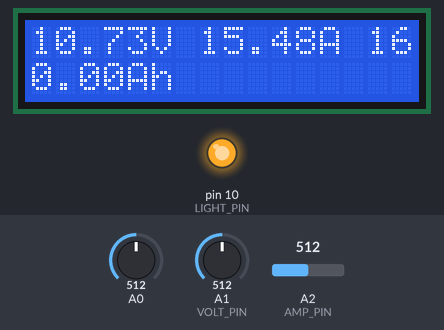
Recording of a sketch running on a simulated Arduino Uno, built with avr-gcc and run on an emulated ATmega328P. Shown: 16×2 character LCD, output pins drawn as LEDs (lit = HIGH). The test bench sets the inputs (shaded band); at power-on: A2 (AMP_PIN) = 512, A0 = 512, A1 (VOLT_PIN) = 512. What the sketch prints to the serial monitor is not drawn.

Above: at 1.2 s.
1.3 s: A2 (AMP_PIN) set to 107
At 2.8 s:
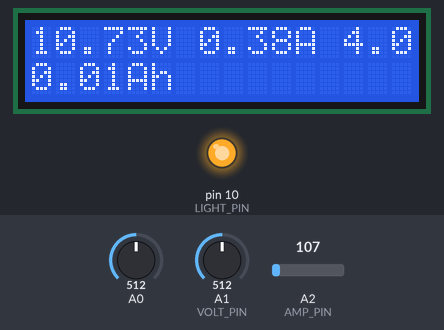
2.9 s: A2 (AMP_PIN) set to 94
At 4.3 s:
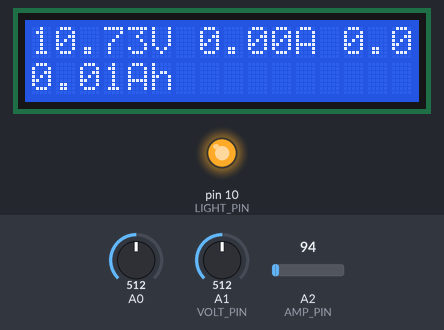
4.5 s: A0 set to 395
6.0 s: A0 set to 372
At 6.5 s:
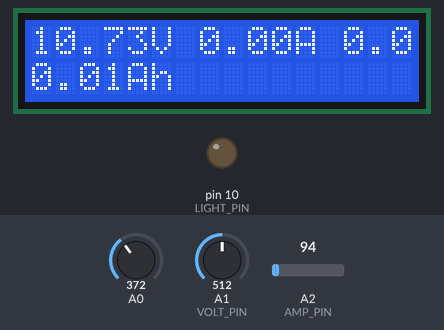
7.5 s: A1 (VOLT_PIN) set to 107
At 8.8 s:
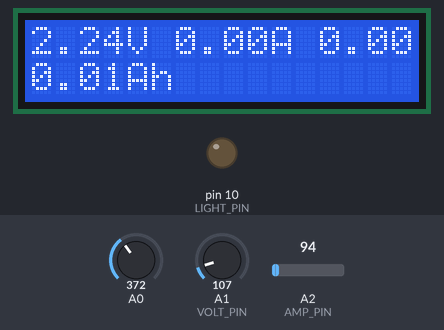
9.0 s: A1 (VOLT_PIN) set to 94
At 10.6 s:
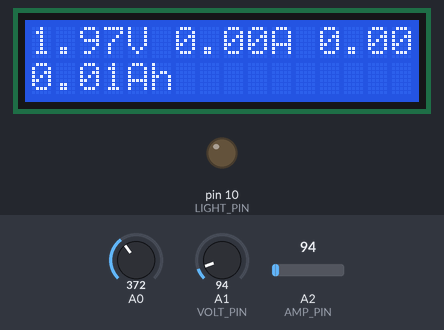
Timing chart, 0 to 11.5 s (numbered marks = the images above; inputs shaded):
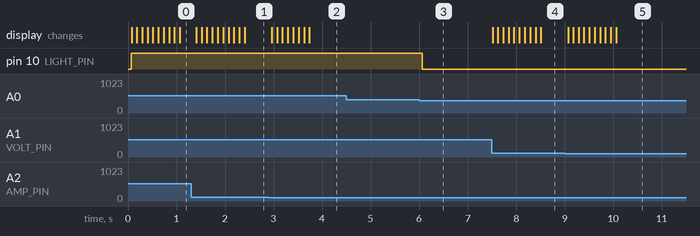

The sketch:

BattMonitor3.ino
```cpp
/*************************************************************************************
 *
 * Based on the LCDButton test sketch but modified to read up to 21V on pin A1
 * v1 based on Voltmeter v4.1
 *    add voltage calibration against internal Vcc
 *    add code for current ACS715 sensor and calibrate
 * v2 calculate power
 * v3 calculate amp hours
 *
 **************************************************************************************/

#include <LiquidCrystal.h>

LiquidCrystal lcd(8, 9, 4, 5, 6, 7);           // select the pins used on the LCD panel
const int LIGHT_PIN = 10; // pin 10 controls the backlight

// define some values used by the panel and buttons
int lcd_key     = 0;
int adc_key_in  = 0;
boolean lightOn = true;  // keep track of whether the LCD light is on or off

#define btnRIGHT  0
#define btnUP     1
#define btnDOWN   2
#define btnLEFT   3
#define btnSELECT 4
#define btnNONE   5

int read_LCD_buttons(){               // read the buttons
  adc_key_in = analogRead(0);       // read the value from the sensor

  // my buttons when read are centered at these valies: 0, 144, 329, 504, 741
  // we add approx 50 to those values and check to see if we are close
  // We make this the 1st option for speed reasons since it will be the most likely result

  if (adc_key_in > 1000) return btnNONE;

  // For V1.1 us this threshold
  /*
    if (adc_key_in < 50)   return btnRIGHT;
   if (adc_key_in < 250)  return btnUP;
   if (adc_key_in < 450)  return btnDOWN;
   if (adc_key_in < 650)  return btnLEFT;
   if (adc_key_in < 850)  return btnSELECT;
   */

  // For V1.0 comment the other threshold and use the one below:
  if (adc_key_in < 50)   return btnRIGHT;
  if (adc_key_in < 195)  return btnUP;
  if (adc_key_in < 380)  return btnDOWN;
  if (adc_key_in < 555)  return btnLEFT;
  if (adc_key_in < 790)  return btnSELECT;

  return btnNONE;                // when all others fail, return this.
}

const int SAMPLE_DELAY = 100; // millisec delay between samples

const int VOLT_PIN = 1;  // Analog volt read pin
//const float VOLT_CALIBRATION = 0.993; // calibration factor for correcting voltage around the 12-13V range
const float VOLT_CALIBRATION = 1.0; // calibration factor for correcting voltage around the 12-13V range
const int NUM_VOLT_READINGS = 10; // number of volt readings to average over

const int AMP_PIN = 2;  // Analog amp read pin
const int NUM_AMP_READINGS = 10; // number of amp readings to average over


int voltReadings[NUM_VOLT_READINGS]; // array to hold volt readings
int voltIndex = 0; // index of the current reading
int voltTotal = 0; // total of all the volt readings
float voltAverage = 0.0; // average volt reading
double Vcc; // internal Vcc

int ampReadings[NUM_AMP_READINGS]; // array to hold amp readings
int ampIndex = 0; // index of the current reading
int ampTotal = 0; // total of all the amp readings
float ampAverage = 0; // average amp reading from the pin
float amps = 0; // calibrated amps value

float watts = 0;

int sampleCount = 0; // number of samples since startup
float secsElapsed = 0.0; // number of secs since startup
float totalAmps = 0.0; // total amps over all samples
float averageAmps = 0.0; // average amps over all samples
float ampHours = 0.0; // this is the total amp hours flowed since startup

// Variables for voltage divider
float denominator;
// actual resistor values for voltage divider, measured by multimeter
int resistor1 = 14890; // nominal 15000
int resistor2 = 4610; // nominal 4700;

// function to read internall Vcc
long readVcc() {
  long result;
  ADMUX = _BV(REFS0)  | _BV(MUX3) | _BV(MUX2) | _BV(MUX1);
  delay(2);
  ADCSRA |= _BV(ADSC); //convert
  while (bit_is_set(ADCSRA,ADSC));
  result = ADCL;
  result |= ADCH <<8;
//  result = 1125300L / result;  // assumes exactly 1.1V ref
  result = 1141609L / result; // acutal measurement of Vcc was 4.9 vs 4.83 from 1125300 value
  return result;
}

void setup(){
  Serial.begin(9600);
  analogReference(DEFAULT);

  //  Convert resistor values to division value
  //  R2 / (R1 + R2)
  denominator = (float)resistor2 / (resistor1 + resistor2);

  // initialise the volt readings to 0
  for ( int thisReading = 0; thisReading < NUM_VOLT_READINGS; thisReading++ ) {
    voltReadings[thisReading] = 0;
  }

  // initialise the amp readings to 0
  for ( int thisReading = 0; thisReading < NUM_AMP_READINGS; thisReading++ ) {
    ampReadings[thisReading] = 0;
  }

  lcd.begin(16, 2);               // start the library
  lcd.setCursor(0,0);             // set the LCD cursor   position
//  lcd.print("BattMon v3");   // print title message

}

void loop(){
  lcd_key = read_LCD_buttons();   // read the buttons

    switch (lcd_key) {               // depending on which button was pushed, we perform an action

  case btnRIGHT:
    {             //  push button "RIGHT" and show the word on the screen
      break;
    }
  case btnLEFT:
    {
      break;
    }
  case btnUP:
    {
      lightOn = true;  // turn backlight on
      break;
    }
  case btnDOWN:
    {
      lightOn = false;  // turn backlight off
      break;
    }
  case btnSELECT:
    {
      break;
    }
  case btnNONE:
    {
      break;
    }
  }
  if ( lightOn ) {
    analogWrite(LIGHT_PIN,255); // turn light on
  }
  else {
    analogWrite(LIGHT_PIN,0); // turn light off
  }

  lcd.setCursor(0,0);             // move to the begining of the first line

  // do the voltage readings and average calculation
  voltTotal -= voltReadings[voltIndex]; // subtract the last volt reading
  voltReadings[voltIndex] = analogRead(VOLT_PIN); // read the volt pin into index location
  voltTotal += voltReadings[voltIndex]; // add the new volt reading to the total
  voltIndex++; // increment the volt index
  // reset the volt index if at the end of the array
  if ( voltIndex >= NUM_VOLT_READINGS ) {
    voltIndex = 0;
  }

  voltAverage = voltTotal / NUM_VOLT_READINGS; // calculate the average

//  Serial.print("pin value=");
  Serial.print(voltAverage);
  Serial.print(" " );

  // Convert to actual voltage (0 - 5 Vdc)
  Vcc = readVcc() / 1000.0; // read internal Vcc
  voltAverage = (voltAverage / 1024.0) * Vcc; // scale to 0 - 5 V range
//  voltAverage = (voltAverage / 1024.0) * 5.0; // scale to 0 - 5 V range

  // print pin voltage
//  lcd.print(voltAverage);
//  lcd.print(" ");

//  Serial.print(" pin voltage=");
  Serial.print(voltAverage);
  Serial.print("V ");


  //Convert to voltage before divider
  //  Divide by divider = multiply
  //  Divide by 1/5 = multiply by 5
  voltAverage = voltAverage / denominator * VOLT_CALIBRATION;

//  Serial.print(" divided voltage=");
  Serial.print(voltAverage);
  Serial.print("V ");


  // print divided voltage
  lcd.print(voltAverage);
  lcd.print("V ");


  // do the amp readings and average calculation
  ampTotal -= ampReadings[ampIndex]; // subtract the last volt reading
  ampReadings[ampIndex] = analogRead(AMP_PIN); // read the volt pin into index location
  ampTotal += ampReadings[ampIndex]; // add the new volt reading to the total
  ampIndex++; // increment the volt index
  // reset the volt index if at the end of the array
  if ( ampIndex >= NUM_AMP_READINGS ) {
    ampIndex = 0;
  }

  ampAverage = ampTotal / NUM_AMP_READINGS; // calculate the average

  // calculate the amp value from the sensor as follows:
  /* The ACS715 sensor outputs about 100 at rest. Analog read produces a value of 0-1023, equating to 0v to 5v.
     ((long)sensorValue * 5000 / 1024) is the voltage on the sensor's output in millivolts.
     There's a 500mv offset to subtract. The unit produces 133mv per amp of current.*/
//  amps = (((float)ampAverage * 5000.0 / 1024.0) - 500.0 ) / 133.0; // * 1000.0;
  amps = (((float)ampAverage * Vcc * 1000.0 / 1023.0) - 480.0 ) / 133.0;
  if(amps<0) {
    amps=0.0;
  }

  Serial.print( amps );
  Serial.print( "A ");

  watts = amps * voltAverage;

  // print amps value
  lcd.print(amps);
  lcd.print("A ");

  lcd.print( watts );
  lcd.print( "W " );

  sampleCount++; // number of samples since startup
  Serial.print("#");
  Serial.print(sampleCount);
  Serial.print(" ");

  secsElapsed = millis() / 1000.0; // secs elapsed since startup - will overflow to zero in ~50 days
  Serial.print(secsElapsed);
  Serial.print("s ");

  totalAmps += amps; // total amps flowed since startup
  Serial.print(totalAmps);
  Serial.print("A ");

  averageAmps = totalAmps / sampleCount; // average amps over all samples since startup
  Serial.print(averageAmps);
  Serial.print("A ");

  ampHours = averageAmps * secsElapsed / 3600.0; // amp hours flowed
  Serial.print(ampHours);
  Serial.print("Ah ");

  lcd.setCursor(0,1);             // move to the begining of the second line
  lcd.print( ampHours );
  lcd.print( "Ah " );

Serial.println();


  //Delay to make LCD readable
  delay(SAMPLE_DELAY);

}
```

Measured:
- the behaviour switches between 380 and 379 on A0 (found by bisection; images 2 and 3)
- after the input at 1.3 s, the display: first changes after 0.11 s (image 1 shows a later state)
- after the input at 2.9 s, the display: first changes after 0.06 s (image 2 shows a later state)
- after the input at 4.5 s, every drawn part: stays the same
- after the input at 6.0 s, pin 10 (LIGHT_PIN): HIGH → LOW after 0.06 s
- after the input at 7.5 s, the display: first changes at once (image 4 shows a later state)
- after the input at 9.0 s, the display: first changes after 0.07 s (image 5 shows a later state)
